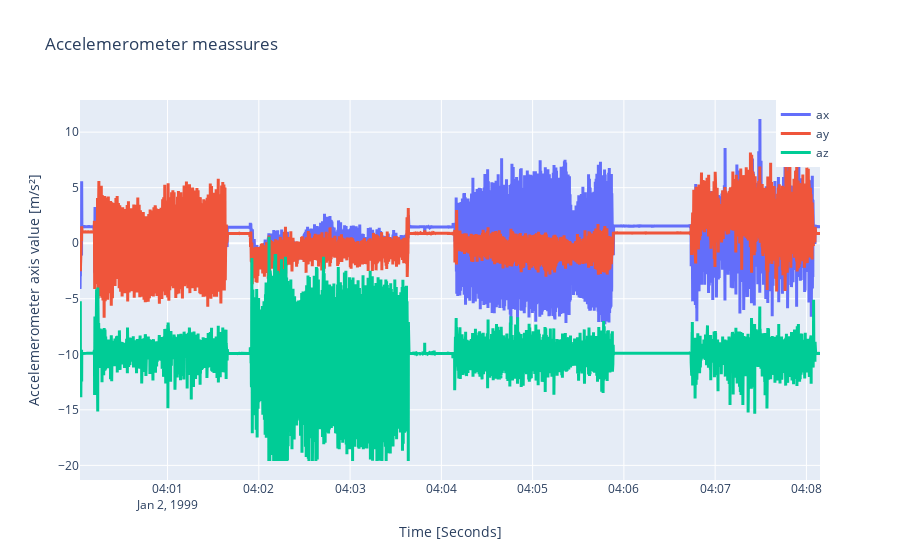
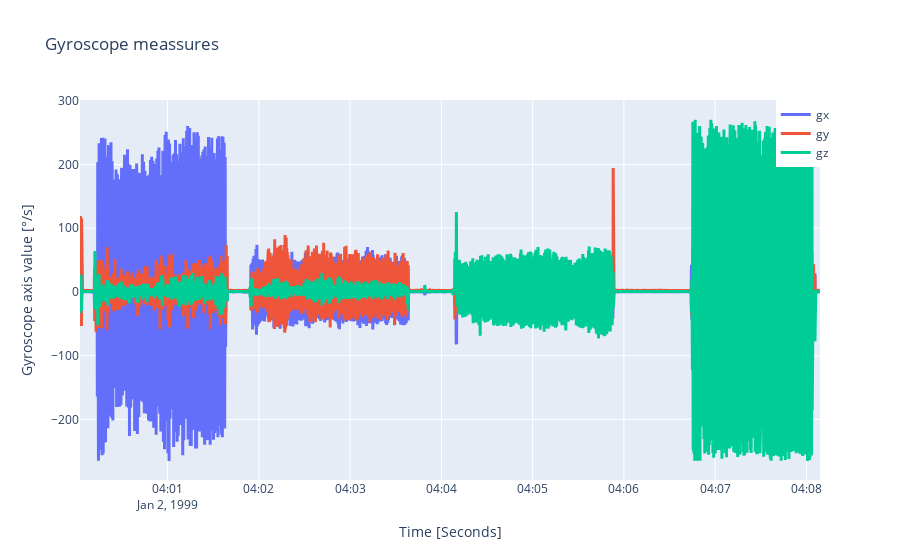

Source (notebook cell) for these figures, in order:
### Code cell
import plotly.graph_objects as go
import pandas as pd

filename_data_out=filename_folder_data_out+'/'+filename_raw_data
accel_frame=pd.read_csv(filename_data_out+'_accelGyro.csv')

#-----------------accel
figa=go.Figure()#plot acceleration in ratio 9.81 m/s*2 =1
figa.add_trace(go.Scatter( x=accel_frame['dateTime_UTC'].values[:], y=accel_frame['ax'].values[:],name="ax",line_width=3))#px.scatter(accel_frame, x="time", y="ax")
figa.add_trace(go.Scatter( x=accel_frame['dateTime_UTC'].values[:], y=accel_frame['ay'].values[:],name="ay",line_width=3))
figa.add_trace(go.Scatter( x=accel_frame['dateTime_UTC'].values[:], y=accel_frame['az'].values[:],name="az",line_width=3))
figa.update_layout(title="Accelemerometer meassures ",xaxis_title="Time [Seconds]",yaxis_title="Accelemerometer axis value [m/s²]",legend_xanchor="right")
figa.show()
#-----------------gyro
figg=go.Figure()#plot gyroscope in degree/s
figg.add_trace(go.Scatter( x=accel_frame['dateTime_UTC'].values[:], y=accel_frame['gx'].values[:],name="gx",line_width=3))#px.scatter(accel_frame, x="time", y="ax")
figg.add_trace(go.Scatter( x=accel_frame['dateTime_UTC'].values[:], y=accel_frame['gy'].values[:],name="gy",line_width=3))
figg.add_trace(go.Scatter( x=accel_frame['dateTime_UTC'].values[:], y=accel_frame['gz'].values[:],name="gz",line_width=3))
figg.update_layout(title="Gyroscope meassures ",xaxis_title="Time [Seconds]",yaxis_title="Gyroscope axis value [°/s]",legend_xanchor="right")
figg.show()

### Figure 1 — Plotly figure (JSON) as saved in the notebook; plotly's stock layout.template omitted (floating-point values rounded to 4 significant figures; data arrays with more than 128 entries replaced by an {"elided": "..."} marker saying what was removed)
{"data": [{"line": {"width": 3}, "name": "ax", "type": "scatter", "x": {"elided": "7035 str values"}, "y": {"elided": "7035 float values"}}, {"line": {"width": 3}, "name": "ay", "type": "scatter", "x": {"elided": "7035 str values"}, "y": {"elided": "7035 float values"}}, {"line": {"width": 3}, "name": "az", "type": "scatter", "x": {"elided": "7035 str values"}, "y": {"elided": "7035 float values"}}], "layout": {"legend": {"xanchor": "right"}, "title": {"text": "Accelemerometer meassures "}, "xaxis": {"title": {"text": "Time [Seconds]"}}, "yaxis": {"title": {"text": "Accelemerometer axis value [m/s²]"}}}}

### Figure 2 — Plotly figure (JSON) as saved in the notebook; plotly's stock layout.template omitted (floating-point values rounded to 4 significant figures; data arrays with more than 128 entries replaced by an {"elided": "..."} marker saying what was removed)
{"data": [{"line": {"width": 3}, "name": "gx", "type": "scatter", "x": {"elided": "7035 str values"}, "y": {"elided": "7035 float values"}}, {"line": {"width": 3}, "name": "gy", "type": "scatter", "x": {"elided": "7035 str values"}, "y": {"elided": "7035 float values"}}, {"line": {"width": 3}, "name": "gz", "type": "scatter", "x": {"elided": "7035 str values"}, "y": {"elided": "7035 float values"}}], "layout": {"legend": {"xanchor": "right"}, "title": {"text": "Gyroscope meassures "}, "xaxis": {"title": {"text": "Time [Seconds]"}}, "yaxis": {"title": {"text": "Gyroscope axis value [°/s]"}}}}
